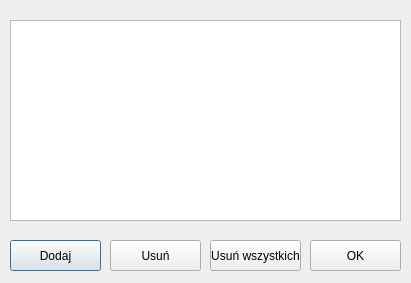
<?xml version="1.0" encoding="UTF-8"?>
<ui version="4.0">
 <class>UserListWindow</class>
 <widget class="QDialog" name="UserListWindow">
  <property name="geometry">
   <rect>
    <x>0</x>
    <y>0</y>
    <width>411</width>
    <height>283</height>
   </rect>
  </property>
  <property name="windowTitle">
   <string>Lista użytkowników</string>
  </property>
  <widget class="QPushButton" name="addNewUserBtn">
   <property name="geometry">
    <rect>
     <x>10</x>
     <y>240</y>
     <width>91</width>
     <height>31</height>
    </rect>
   </property>
   <property name="text">
    <string>Dodaj</string>
   </property>
  </widget>
  <widget class="QPushButton" name="okBtn">
   <property name="geometry">
    <rect>
     <x>310</x>
     <y>240</y>
     <width>91</width>
     <height>31</height>
    </rect>
   </property>
   <property name="text">
    <string>OK</string>
   </property>
  </widget>
  <widget class="QPushButton" name="deleteUser">
   <property name="geometry">
    <rect>
     <x>110</x>
     <y>240</y>
     <width>91</width>
     <height>31</height>
    </rect>
   </property>
   <property name="text">
    <string>Usuń</string>
   </property>
  </widget>
  <widget class="QPushButton" name="deleteAllUsersBtn">
   <property name="geometry">
    <rect>
     <x>210</x>
     <y>240</y>
     <width>91</width>
     <height>31</height>
    </rect>
   </property>
   <property name="text">
    <string>Usuń wszystkich</string>
   </property>
  </widget>
  <widget class="QListWidget" name="listWidget">
   <property name="geometry">
    <rect>
     <x>10</x>
     <y>20</y>
     <width>391</width>
     <height>201</height>
    </rect>
   </property>
  </widget>
 </widget>
 <resources/>
 <connections/>
</ui>
